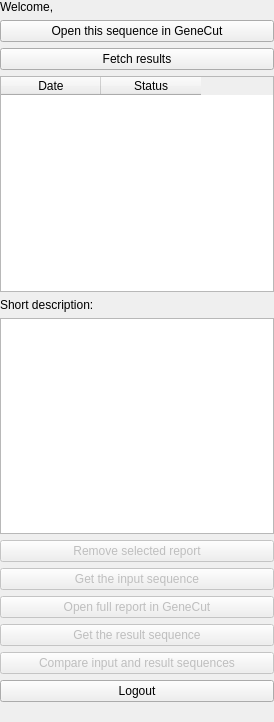
<?xml version="1.0" encoding="UTF-8"?>
<ui version="4.0">
 <class>GenecutOPWidget</class>
 <widget class="QWidget" name="GenecutOPWidget">
  <property name="geometry">
   <rect>
    <x>0</x>
    <y>0</y>
    <width>274</width>
    <height>722</height>
   </rect>
  </property>
  <property name="windowTitle">
   <string>Form</string>
  </property>
  <layout class="QVBoxLayout" name="verticalLayout_6">
   <property name="leftMargin">
    <number>0</number>
   </property>
   <property name="topMargin">
    <number>0</number>
   </property>
   <property name="rightMargin">
    <number>0</number>
   </property>
   <property name="bottomMargin">
    <number>0</number>
   </property>
   <item>
    <widget class="QStackedWidget" name="stackedWidget">
     <property name="currentIndex">
      <number>2</number>
     </property>
     <widget class="QWidget" name="wtLoginForm">
      <layout class="QVBoxLayout" name="verticalLayout">
       <property name="leftMargin">
        <number>0</number>
       </property>
       <property name="topMargin">
        <number>0</number>
       </property>
       <property name="rightMargin">
        <number>0</number>
       </property>
       <property name="bottomMargin">
        <number>0</number>
       </property>
       <item>
        <widget class="QLabel" name="label">
         <property name="text">
          <string>Login form</string>
         </property>
        </widget>
       </item>
       <item>
        <widget class="QLineEdit" name="leEmail">
         <property name="text">
          <string/>
         </property>
         <property name="placeholderText">
          <string>username@server.com</string>
         </property>
        </widget>
       </item>
       <item>
        <widget class="QLineEdit" name="lePasword">
         <property name="text">
          <string/>
         </property>
         <property name="echoMode">
          <enum>QLineEdit::Password</enum>
         </property>
         <property name="placeholderText">
          <string>Password</string>
         </property>
        </widget>
       </item>
       <item>
        <widget class="QCheckBox" name="cbShowPass">
         <property name="layoutDirection">
          <enum>Qt::LeftToRight</enum>
         </property>
         <property name="text">
          <string>Show password</string>
         </property>
        </widget>
       </item>
       <item>
        <widget class="QCheckBox" name="cbRememberMe">
         <property name="text">
          <string>Remember me</string>
         </property>
        </widget>
       </item>
       <item>
        <widget class="QLabel" name="lbLoginWarning">
         <property name="styleSheet">
          <string notr="true">font-weight: 600;</string>
         </property>
         <property name="text">
          <string/>
         </property>
         <property name="wordWrap">
          <bool>true</bool>
         </property>
        </widget>
       </item>
       <item>
        <widget class="QPushButton" name="pbLogin">
         <property name="text">
          <string>Login</string>
         </property>
        </widget>
       </item>
       <item>
        <widget class="QPushButton" name="pbForgot">
         <property name="enabled">
          <bool>true</bool>
         </property>
         <property name="text">
          <string>Forgot password</string>
         </property>
        </widget>
       </item>
       <item>
        <widget class="QPushButton" name="pbRegister">
         <property name="text">
          <string>Register</string>
         </property>
        </widget>
       </item>
       <item>
        <spacer name="verticalSpacer">
         <property name="orientation">
          <enum>Qt::Vertical</enum>
         </property>
         <property name="sizeHint" stdset="0">
          <size>
           <width>20</width>
           <height>40</height>
          </size>
         </property>
        </spacer>
       </item>
      </layout>
     </widget>
     <widget class="QWidget" name="wtForgotPage">
      <layout class="QVBoxLayout" name="verticalLayout_5">
       <property name="leftMargin">
        <number>0</number>
       </property>
       <property name="topMargin">
        <number>0</number>
       </property>
       <property name="rightMargin">
        <number>0</number>
       </property>
       <property name="bottomMargin">
        <number>0</number>
       </property>
       <item>
        <widget class="QLabel" name="label_4">
         <property name="text">
          <string>Reset your password</string>
         </property>
        </widget>
       </item>
       <item>
        <widget class="QLineEdit" name="leResetPassword">
         <property name="text">
          <string/>
         </property>
         <property name="placeholderText">
          <string>username@server.com</string>
         </property>
        </widget>
       </item>
       <item>
        <widget class="QLabel" name="lbResetStatus">
         <property name="text">
          <string/>
         </property>
         <property name="wordWrap">
          <bool>true</bool>
         </property>
        </widget>
       </item>
       <item>
        <widget class="QPushButton" name="pbReset">
         <property name="text">
          <string>Send password reset email</string>
         </property>
        </widget>
       </item>
       <item>
        <widget class="QPushButton" name="pbGoBack2">
         <property name="text">
          <string>Back to login</string>
         </property>
        </widget>
       </item>
       <item>
        <spacer name="verticalSpacer_4">
         <property name="orientation">
          <enum>Qt::Vertical</enum>
         </property>
         <property name="sizeHint" stdset="0">
          <size>
           <width>20</width>
           <height>40</height>
          </size>
         </property>
        </spacer>
       </item>
      </layout>
     </widget>
     <widget class="QWidget" name="wtMainForm">
      <layout class="QVBoxLayout" name="verticalLayout_2">
       <property name="leftMargin">
        <number>0</number>
       </property>
       <property name="topMargin">
        <number>0</number>
       </property>
       <property name="rightMargin">
        <number>0</number>
       </property>
       <property name="bottomMargin">
        <number>0</number>
       </property>
       <item>
        <widget class="QLabel" name="lbWelcome">
         <property name="text">
          <string>Welcome, </string>
         </property>
        </widget>
       </item>
       <item>
        <widget class="QPushButton" name="pbOpenInGenecut">
         <property name="text">
          <string>Open this sequence in GeneCut</string>
         </property>
        </widget>
       </item>
       <item>
        <widget class="QPushButton" name="pbFetchResults">
         <property name="text">
          <string>Fetch results</string>
         </property>
        </widget>
       </item>
       <item>
        <widget class="QTableWidget" name="twResults">
         <property name="minimumSize">
          <size>
           <width>0</width>
           <height>210</height>
          </size>
         </property>
         <property name="editTriggers">
          <set>QAbstractItemView::NoEditTriggers</set>
         </property>
         <property name="selectionMode">
          <enum>QAbstractItemView::SingleSelection</enum>
         </property>
         <property name="selectionBehavior">
          <enum>QAbstractItemView::SelectRows</enum>
         </property>
         <column>
          <property name="text">
           <string>Date</string>
          </property>
         </column>
         <column>
          <property name="text">
           <string>Status</string>
          </property>
         </column>
        </widget>
       </item>
       <item>
        <widget class="QLabel" name="label_3">
         <property name="text">
          <string>Short description:</string>
         </property>
        </widget>
       </item>
       <item>
        <widget class="QTextBrowser" name="tbShortDescription">
         <property name="minimumSize">
          <size>
           <width>0</width>
           <height>210</height>
          </size>
         </property>
         <property name="html">
          <string>&lt;!DOCTYPE HTML PUBLIC &quot;-//W3C//DTD HTML 4.0//EN&quot; &quot;http://www.w3.org/TR/REC-html40/strict.dtd&quot;&gt;
&lt;html&gt;&lt;head&gt;&lt;meta name=&quot;qrichtext&quot; content=&quot;1&quot; /&gt;&lt;meta charset=&quot;utf-8&quot; /&gt;&lt;style type=&quot;text/css&quot;&gt;
p, li { white-space: pre-wrap; }
&lt;/style&gt;&lt;/head&gt;&lt;body style=&quot; font-family:'Segoe UI'; font-size:9pt; font-weight:400; font-style:normal;&quot;&gt;
&lt;p style=&quot;-qt-paragraph-type:empty; margin-top:0px; margin-bottom:0px; margin-left:0px; margin-right:0px; -qt-block-indent:0; text-indent:0px;&quot;&gt;&lt;br /&gt;&lt;/p&gt;&lt;/body&gt;&lt;/html&gt;</string>
         </property>
        </widget>
       </item>
       <item>
        <widget class="QPushButton" name="pbRemoveSelectedResult">
         <property name="enabled">
          <bool>false</bool>
         </property>
         <property name="text">
          <string>Remove selected report</string>
         </property>
        </widget>
       </item>
       <item>
        <widget class="QPushButton" name="pbGetInputSequence">
         <property name="enabled">
          <bool>false</bool>
         </property>
         <property name="text">
          <string>Get the input sequence</string>
         </property>
        </widget>
       </item>
       <item>
        <widget class="QPushButton" name="pbOpenResultInBrowser">
         <property name="enabled">
          <bool>false</bool>
         </property>
         <property name="text">
          <string>Open full report in GeneCut</string>
         </property>
        </widget>
       </item>
       <item>
        <widget class="QPushButton" name="pbGetResultSequence">
         <property name="enabled">
          <bool>false</bool>
         </property>
         <property name="text">
          <string>Get the result sequence</string>
         </property>
        </widget>
       </item>
       <item>
        <widget class="QPushButton" name="pbCompare">
         <property name="enabled">
          <bool>false</bool>
         </property>
         <property name="text">
          <string>Compare input and result sequences</string>
         </property>
        </widget>
       </item>
       <item>
        <widget class="QPushButton" name="pbLogout">
         <property name="text">
          <string>Logout</string>
         </property>
        </widget>
       </item>
       <item>
        <widget class="QLabel" name="lbTestInfo">
         <property name="styleSheet">
          <string notr="true">font-weight: 600;</string>
         </property>
         <property name="text">
          <string/>
         </property>
         <property name="wordWrap">
          <bool>true</bool>
         </property>
        </widget>
       </item>
      </layout>
     </widget>
     <widget class="QWidget" name="wtRegisterForm">
      <layout class="QVBoxLayout" name="verticalLayout_4">
       <property name="leftMargin">
        <number>0</number>
       </property>
       <property name="topMargin">
        <number>0</number>
       </property>
       <property name="rightMargin">
        <number>0</number>
       </property>
       <property name="bottomMargin">
        <number>0</number>
       </property>
       <item>
        <widget class="QLabel" name="label_2">
         <property name="text">
          <string>Register form</string>
         </property>
        </widget>
       </item>
       <item>
        <widget class="QLineEdit" name="leEmailNew">
         <property name="text">
          <string/>
         </property>
         <property name="placeholderText">
          <string>username@server.com</string>
         </property>
        </widget>
       </item>
       <item>
        <widget class="QLineEdit" name="lePasswordNew">
         <property name="text">
          <string/>
         </property>
         <property name="echoMode">
          <enum>QLineEdit::Password</enum>
         </property>
         <property name="placeholderText">
          <string>Password</string>
         </property>
        </widget>
       </item>
       <item>
        <widget class="QLineEdit" name="lePasswordConformationNew">
         <property name="text">
          <string/>
         </property>
         <property name="echoMode">
          <enum>QLineEdit::Password</enum>
         </property>
         <property name="placeholderText">
          <string>Password confirmation</string>
         </property>
        </widget>
       </item>
       <item>
        <widget class="QLineEdit" name="leFirstName">
         <property name="text">
          <string/>
         </property>
         <property name="placeholderText">
          <string>First name</string>
         </property>
        </widget>
       </item>
       <item>
        <widget class="QLineEdit" name="leLastName">
         <property name="text">
          <string/>
         </property>
         <property name="placeholderText">
          <string>Last name</string>
         </property>
        </widget>
       </item>
       <item>
        <widget class="QLabel" name="lbRegisterWarning">
         <property name="styleSheet">
          <string notr="true">font-weight: 600;</string>
         </property>
         <property name="text">
          <string/>
         </property>
         <property name="wordWrap">
          <bool>true</bool>
         </property>
        </widget>
       </item>
       <item>
        <widget class="QPushButton" name="pbRegisterNew">
         <property name="text">
          <string>Register</string>
         </property>
        </widget>
       </item>
       <item>
        <widget class="QPushButton" name="pbGoBack">
         <property name="text">
          <string>Back to login</string>
         </property>
        </widget>
       </item>
       <item>
        <spacer name="verticalSpacer_3">
         <property name="orientation">
          <enum>Qt::Vertical</enum>
         </property>
         <property name="sizeHint" stdset="0">
          <size>
           <width>20</width>
           <height>351</height>
          </size>
         </property>
        </spacer>
       </item>
      </layout>
     </widget>
    </widget>
   </item>
  </layout>
 </widget>
 <resources/>
 <connections/>
</ui>
